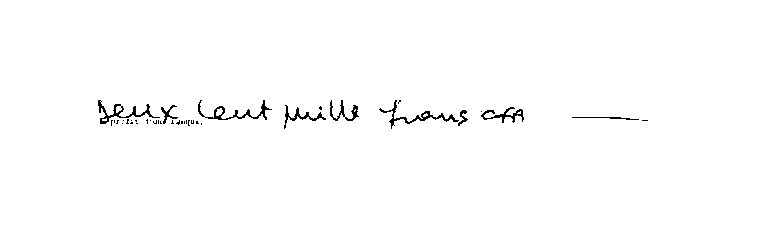
#> input picture img.png, 770 x 229 px
$ python -i s_extract.py   (imports and definitions only)
#> lines starting #> are read from the running program, lines starting #| are printed output that depends on the picture; after the words box and inside, x2 and y2 are one past the last pixel; in counts of white or black regions, pixels touching at a corner belong together
#> further down, picture is the input picture: shape (229, 770, 3); 98.9% white; black in thin lines or dots, all inside (x1, y1, x2, y2) = (98, 100, 648, 129)
#!/usr/bin/env python
# coding: utf-8

# In[18]:


import cv2
import numpy as np
import matplotlib.pyplot as plt


# In[19]:


def check_extraction(im):
    zone=[]
    mtc=im[30:64,525:] # montant en chiffre


    mtl1=im[70:99,122:] # montant en lettre écrit sur la première ligne


    mtl2=im[100:125,0:] #  montant en lettre écrit sur la deuxième ligne si la première est totalement remplie


    lieu=im[140:165,320:450] # lieu de la transaction


    nom=im[122:145,80:] # nom du bénéficiaire


    sign=im[175:240,460:650] # Signature du client


    date=im[145:175,490:] # Date de la transaction

    zone=[mtc,mtl1,mtl2,date,nom,sign,lieu]
    return zone


# In[20]:


def delete_line(img):

    image = img.copy()
    gray = cv2.cvtColor(image,cv2.COLOR_BGR2GRAY)
    thresh = cv2.threshold(gray, 0, 255, cv2.THRESH_BINARY_INV + cv2.THRESH_OTSU)[1]

    # Remove horizontal
    horizontal_kernel = cv2.getStructuringElement(cv2.MORPH_RECT, (25,1))
    detected_lines = cv2.morphologyEx(thresh, cv2.MORPH_OPEN, horizontal_kernel, iterations=2)
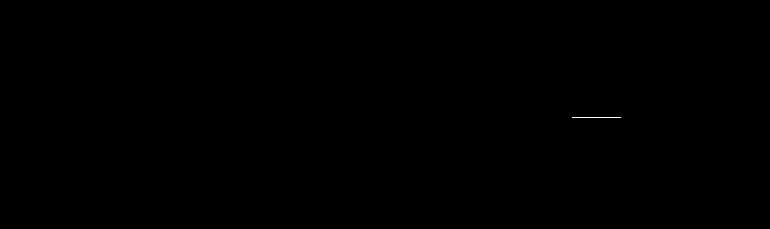
#> detected_lines: shape (229, 770); 0.03% white in thin lines or dots, all inside (x1, y1, x2, y2) = (572, 117, 621, 118)
    cnts = cv2.findContours(detected_lines, cv2.RETR_EXTERNAL, cv2.CHAIN_APPROX_SIMPLE)
#> cnts = 1 contour, all with area under 20
    cnts = cnts[0] if len(cnts) == 2 else cnts[1]
#> cnts = [[[572, 117], [620, 117]]]
    for c in cnts:
        cv2.drawContours(image, [c], -1, (255,255,255), 2)
#> this loop made 1 pass
#> c on pass 1: [[572, 117], [620, 117]]

    # Repair image
    repair_kernel = cv2.getStructuringElement(cv2.MORPH_RECT, (1,6))
#> repair_kernel = [1, 1, 1, 1, 1, 1]
    result = 255 - cv2.morphologyEx(255 - image, cv2.MORPH_CLOSE, repair_kernel, iterations=1)
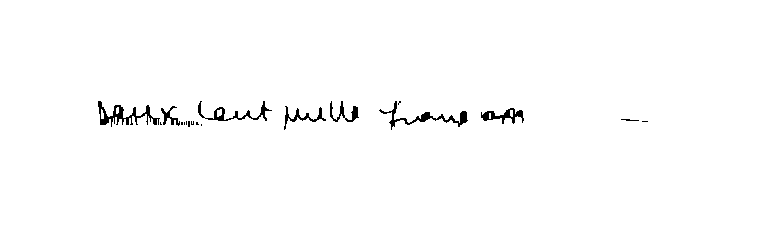
#> result: shape (229, 770, 3); 98.8% white; 18 black regions (10 under 20 px), largest, box (x1, y1, x2, y2) and area: (98, 101, 160, 127) 493, (379, 101, 468, 130) 436, (198, 101, 272, 121) 335

    # [6 lines of commented-out code are left out]
    plt.imshow(result)
    return result


# In[ ]:

>>> import cv2
>>> picture = cv2.imread('img.png')
>>> result = delete_line(picture)
